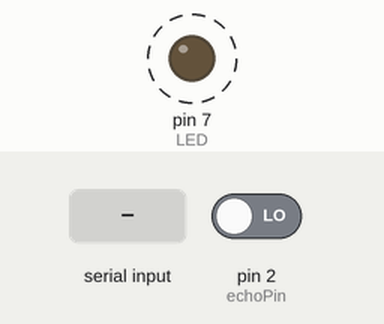
A sketch run on a simulated Arduino Uno, built with avr-gcc and run on an emulated ATmega328P. On the bench: output pins drawn as LEDs (lit = HIGH). Dashed ring = blinking. The test bench sets the inputs (shaded band); at power-on: pin 2 (echoPin) LOW. Pins used as bus, display or sensor lines are not drawn; what the sketch prints to the serial monitor is not drawn.

Above: at 1.2 s.
1.3 s: "connected" received over the second serial link
Timing chart, 0 to 11.7 s (numbered marks = the images above; inputs shaded):
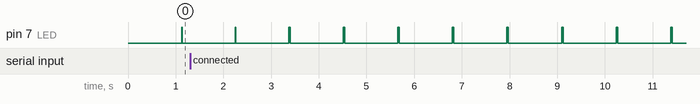

The sketch:

arduino_code.ino
```cpp
#include "SoftwareSerial.h"

// making serial communication
SoftwareSerial serial_connection(10, 11);

// setup for recieving the data
#define BUFFER_SIZE 64//This will prevent buffer overruns.
char inData[BUFFER_SIZE];//This is a character buffer where the data sent by the python script will go.
char inChar=-1;//Initialie the first character as nothingt
int i=0;

// Ultrasonic sensor pin setup
const int trigPin  = 3;
const int echoPin = 2;
long duration;
int distance;

// Full Indicator
const int LED = 7;


// Config variable
char code[] = "TP05BIRENDRA01";  // TP + _ward_no_ + _tole_fname_ + _serial_number
bool isReady = false;


void setup()
{
  Serial.begin(9600);
  serial_connection.begin(9600);
  serial_connection.println("Ready!!!");
  Serial.println("Started");

  // pin  mode setup for Ultrasonic sensor
  pinMode(trigPin, OUTPUT);
  pinMode(echoPin, INPUT);
  pinMode(LED, OUTPUT);


}
void loop()
{

  digitalWrite(LED,LOW);
  // Calculating the distance
  // clearing the sensor
  digitalWrite(trigPin, LOW);
  delay(2);

  // making the wave
  digitalWrite(trigPin, HIGH);
  delay(10);
  digitalWrite(trigPin, LOW);

  // receving the duration
  duration = pulseIn(echoPin, HIGH);

  // measuring the distance
  distance = duration * 0.034 /2;


  Serial.print("Distance: ");
  Serial.print(distance);
  Serial.println("cm");
  delay(100);


  if (distance <=15){
    digitalWrite(LED, HIGH);
  }
  // validating
  if (isReady == true)
  {
    if (distance <= 15 )
    {
    serial_connection.print(code);
    serial_connection.println(" FULL");
    }
    else {
      serial_connection.print(code);
      serial_connection.println(" NOTFULL");
    }
    // else if ((distance >= 35) && (distance <= 50))
    // {
    // serial_connection.print(code);
    // serial_connection.println(" HALF");
    // }

    // else if (distance > 50)
    // {
    // serial_connection.print(code);
    // serial_connection.println(" EMPTY");
    // }
    // else{
    //   serial_connection.println("None");
    // }
  }


  //This will prevent bufferoverrun errors
  byte byte_count=serial_connection.available();//This gets the number of bytes that were sent by the python script
  if(byte_count)//If there are any bytes then deal with them
  {
    Serial.println("Incoming Data");//Signal to the monitor that something is happening
    int first_bytes=byte_count;//initialize the number of bytes that we might handle.
    int remaining_bytes=0;//Initialize the bytes that we may have to burn off to prevent a buffer overrun
    if(first_bytes>=BUFFER_SIZE-1)//If the incoming byte count is more than our buffer...
    {
      remaining_bytes=byte_count-(BUFFER_SIZE-1);//Reduce the bytes that we plan on handleing to below the buffer size
    }
    for(i=0;i<first_bytes;i++)//Handle the number of incoming bytes
    {
      inChar=serial_connection.read();//Read one byte
      inData[i]=inChar;//Put it into a character string(array)
    }
    inData[i]='\0';//This ends the character array with a null character. This signals the end of a string


    // checking for device configuration (CODE SETUP
    if (String(inData) == "connected")
    {
      isReady = true;
    }

    for(i=0;i<remaining_bytes;i++)//This burns off any remaining bytes that the buffer can't handle.
    {
      inChar=serial_connection.read();
    }
  }
  delay(10);//Pause for a moment
}
```

Measured:
- by itself, pin 7 (LED): alternates HIGH for 0.03 s and LOW for 1.1 s
